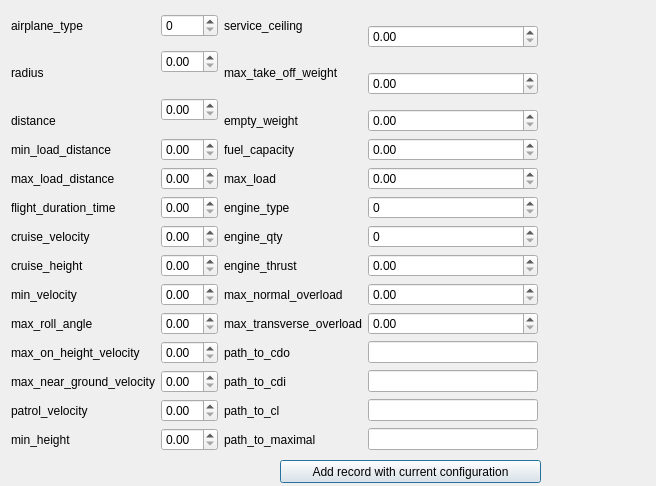
<?xml version="1.0" encoding="UTF-8"?>
<ui version="4.0">
 <class>add_dialog_window</class>
 <widget class="QDialog" name="add_dialog_window">
  <property name="geometry">
   <rect>
    <x>0</x>
    <y>0</y>
    <width>656</width>
    <height>486</height>
   </rect>
  </property>
  <property name="windowTitle">
   <string>Dialog</string>
  </property>
  <widget class="QWidget" name="layoutWidget">
   <property name="geometry">
    <rect>
     <x>11</x>
     <y>14</y>
     <width>527</width>
     <height>437</height>
    </rect>
   </property>
   <layout class="QGridLayout" name="gridLayout">
    <item row="0" column="1">
     <widget class="QSpinBox" name="airplane_type_"/>
    </item>
    <item row="0" column="2">
     <widget class="QLabel" name="label_15">
      <property name="text">
       <string>service_ceiling</string>
      </property>
     </widget>
    </item>
    <item row="0" column="3" rowspan="2">
     <widget class="QDoubleSpinBox" name="service_ceiling_"/>
    </item>
    <item row="1" column="1" rowspan="2">
     <widget class="QDoubleSpinBox" name="radius_"/>
    </item>
    <item row="2" column="0">
     <widget class="QLabel" name="label_2">
      <property name="text">
       <string>radius</string>
      </property>
     </widget>
    </item>
    <item row="2" column="2">
     <widget class="QLabel" name="label_16">
      <property name="text">
       <string>max_take_off_weight</string>
      </property>
     </widget>
    </item>
    <item row="2" column="3" rowspan="2">
     <widget class="QDoubleSpinBox" name="max_take_off_weight_"/>
    </item>
    <item row="3" column="1" rowspan="2">
     <widget class="QDoubleSpinBox" name="distance_"/>
    </item>
    <item row="4" column="0">
     <widget class="QLabel" name="label_3">
      <property name="text">
       <string>distance</string>
      </property>
     </widget>
    </item>
    <item row="4" column="2">
     <widget class="QLabel" name="label_17">
      <property name="text">
       <string>empty_weight </string>
      </property>
     </widget>
    </item>
    <item row="4" column="3">
     <widget class="QDoubleSpinBox" name="empty_weight_"/>
    </item>
    <item row="5" column="0">
     <widget class="QLabel" name="label_4">
      <property name="text">
       <string>min_load_distance</string>
      </property>
     </widget>
    </item>
    <item row="5" column="1">
     <widget class="QDoubleSpinBox" name="min_load_distance_"/>
    </item>
    <item row="5" column="2">
     <widget class="QLabel" name="label_18">
      <property name="text">
       <string>fuel_capacity</string>
      </property>
     </widget>
    </item>
    <item row="5" column="3">
     <widget class="QDoubleSpinBox" name="fuel_capacity_"/>
    </item>
    <item row="6" column="0">
     <widget class="QLabel" name="label_5">
      <property name="text">
       <string>max_load_distance</string>
      </property>
     </widget>
    </item>
    <item row="6" column="1">
     <widget class="QDoubleSpinBox" name="max_load_distance_"/>
    </item>
    <item row="6" column="2">
     <widget class="QLabel" name="label_19">
      <property name="text">
       <string>max_load </string>
      </property>
     </widget>
    </item>
    <item row="6" column="3">
     <widget class="QDoubleSpinBox" name="max_load_"/>
    </item>
    <item row="7" column="0">
     <widget class="QLabel" name="label_6">
      <property name="text">
       <string>flight_duration_time</string>
      </property>
     </widget>
    </item>
    <item row="7" column="1">
     <widget class="QDoubleSpinBox" name="flight_duration_time_"/>
    </item>
    <item row="7" column="2">
     <widget class="QLabel" name="label_20">
      <property name="text">
       <string>engine_type</string>
      </property>
     </widget>
    </item>
    <item row="7" column="3">
     <widget class="QSpinBox" name="engine_type_"/>
    </item>
    <item row="8" column="0">
     <widget class="QLabel" name="label_7">
      <property name="text">
       <string>cruise_velocity</string>
      </property>
     </widget>
    </item>
    <item row="8" column="1">
     <widget class="QDoubleSpinBox" name="cruise_velocity_"/>
    </item>
    <item row="8" column="2">
     <widget class="QLabel" name="label_21">
      <property name="text">
       <string>engine_qty</string>
      </property>
     </widget>
    </item>
    <item row="8" column="3">
     <widget class="QSpinBox" name="engine_qty_"/>
    </item>
    <item row="9" column="0">
     <widget class="QLabel" name="label_8">
      <property name="text">
       <string>cruise_height</string>
      </property>
     </widget>
    </item>
    <item row="9" column="1">
     <widget class="QDoubleSpinBox" name="cruise_height_"/>
    </item>
    <item row="9" column="2">
     <widget class="QLabel" name="label_22">
      <property name="text">
       <string>engine_thrust</string>
      </property>
     </widget>
    </item>
    <item row="9" column="3">
     <widget class="QDoubleSpinBox" name="engine_thrust_"/>
    </item>
    <item row="10" column="0">
     <widget class="QLabel" name="label_9">
      <property name="text">
       <string>min_velocity</string>
      </property>
     </widget>
    </item>
    <item row="10" column="1">
     <widget class="QDoubleSpinBox" name="min_velocity_"/>
    </item>
    <item row="10" column="2">
     <widget class="QLabel" name="label_23">
      <property name="text">
       <string>max_normal_overload</string>
      </property>
     </widget>
    </item>
    <item row="10" column="3">
     <widget class="QDoubleSpinBox" name="max_normal_overload_"/>
    </item>
    <item row="11" column="0">
     <widget class="QLabel" name="label_10">
      <property name="text">
       <string>max_roll_angle</string>
      </property>
     </widget>
    </item>
    <item row="11" column="1">
     <widget class="QDoubleSpinBox" name="max_roll_angle_"/>
    </item>
    <item row="11" column="2">
     <widget class="QLabel" name="label_24">
      <property name="text">
       <string>max_transverse_overload</string>
      </property>
     </widget>
    </item>
    <item row="11" column="3">
     <widget class="QDoubleSpinBox" name="max_transverse_overload_"/>
    </item>
    <item row="12" column="0">
     <widget class="QLabel" name="label_11">
      <property name="text">
       <string>max_on_height_velocity</string>
      </property>
     </widget>
    </item>
    <item row="12" column="1">
     <widget class="QDoubleSpinBox" name="max_on_height_velocity_"/>
    </item>
    <item row="12" column="2">
     <widget class="QLabel" name="label_25">
      <property name="text">
       <string>path_to_cdo</string>
      </property>
     </widget>
    </item>
    <item row="12" column="3">
     <widget class="QLineEdit" name="path_to_cdo_">
      <property name="text">
       <string/>
      </property>
     </widget>
    </item>
    <item row="13" column="0">
     <widget class="QLabel" name="label_12">
      <property name="text">
       <string>max_near_ground_velocity</string>
      </property>
     </widget>
    </item>
    <item row="13" column="1">
     <widget class="QDoubleSpinBox" name="max_near_ground_velocity_"/>
    </item>
    <item row="13" column="2">
     <widget class="QLabel" name="label_26">
      <property name="text">
       <string>path_to_cdi</string>
      </property>
     </widget>
    </item>
    <item row="13" column="3">
     <widget class="QLineEdit" name="path_to_cdi_">
      <property name="text">
       <string/>
      </property>
     </widget>
    </item>
    <item row="14" column="0">
     <widget class="QLabel" name="label_13">
      <property name="text">
       <string>patrol_velocity </string>
      </property>
     </widget>
    </item>
    <item row="14" column="1">
     <widget class="QDoubleSpinBox" name="patrol_velocity_"/>
    </item>
    <item row="14" column="2">
     <widget class="QLabel" name="label_27">
      <property name="text">
       <string>path_to_cl </string>
      </property>
     </widget>
    </item>
    <item row="14" column="3">
     <widget class="QLineEdit" name="path_to_ci_">
      <property name="text">
       <string/>
      </property>
     </widget>
    </item>
    <item row="15" column="0">
     <widget class="QLabel" name="label_14">
      <property name="text">
       <string>min_height</string>
      </property>
     </widget>
    </item>
    <item row="15" column="1">
     <widget class="QDoubleSpinBox" name="min_height_"/>
    </item>
    <item row="15" column="2">
     <widget class="QLabel" name="label_28">
      <property name="text">
       <string>path_to_maximal</string>
      </property>
     </widget>
    </item>
    <item row="15" column="3">
     <widget class="QLineEdit" name="path_to_maximal_">
      <property name="text">
       <string/>
      </property>
     </widget>
    </item>
    <item row="0" column="0">
     <widget class="QLabel" name="label">
      <property name="text">
       <string>airplane_type</string>
      </property>
     </widget>
    </item>
   </layout>
  </widget>
  <widget class="QPushButton" name="pushButton">
   <property name="geometry">
    <rect>
     <x>280</x>
     <y>460</y>
     <width>261</width>
     <height>23</height>
    </rect>
   </property>
   <property name="text">
    <string>Add record with current configuration</string>
   </property>
  </widget>
 </widget>
 <resources/>
 <connections>
  <connection>
   <sender>service_ceiling_</sender>
   <signal>valueChanged(double)</signal>
   <receiver>add_dialog_window</receiver>
   <slot>set_service_ceiling()</slot>
   <hints>
    <hint type="sourcelabel">
     <x>479</x>
     <y>28</y>
    </hint>
    <hint type="destinationlabel">
     <x>561</x>
     <y>28</y>
    </hint>
   </hints>
  </connection>
  <connection>
   <sender>max_take_off_weight_</sender>
   <signal>valueChanged(double)</signal>
   <receiver>add_dialog_window</receiver>
   <slot>set_max_take_off_weight()</slot>
   <hints>
    <hint type="sourcelabel">
     <x>484</x>
     <y>70</y>
    </hint>
    <hint type="destinationlabel">
     <x>564</x>
     <y>63</y>
    </hint>
   </hints>
  </connection>
  <connection>
   <sender>empty_weight_</sender>
   <signal>valueChanged(double)</signal>
   <receiver>add_dialog_window</receiver>
   <slot>set_empty_weight()</slot>
   <hints>
    <hint type="sourcelabel">
     <x>504</x>
     <y>97</y>
    </hint>
    <hint type="destinationlabel">
     <x>565</x>
     <y>92</y>
    </hint>
   </hints>
  </connection>
  <connection>
   <sender>fuel_capacity_</sender>
   <signal>valueChanged(double)</signal>
   <receiver>add_dialog_window</receiver>
   <slot>set_fuel_capicity()</slot>
   <hints>
    <hint type="sourcelabel">
     <x>507</x>
     <y>128</y>
    </hint>
    <hint type="destinationlabel">
     <x>566</x>
     <y>120</y>
    </hint>
   </hints>
  </connection>
  <connection>
   <sender>max_load_</sender>
   <signal>valueChanged(double)</signal>
   <receiver>add_dialog_window</receiver>
   <slot>set_max_load()</slot>
   <hints>
    <hint type="sourcelabel">
     <x>509</x>
     <y>157</y>
    </hint>
    <hint type="destinationlabel">
     <x>567</x>
     <y>147</y>
    </hint>
   </hints>
  </connection>
  <connection>
   <sender>engine_type_</sender>
   <signal>valueChanged(int)</signal>
   <receiver>add_dialog_window</receiver>
   <slot>set_engine_type()</slot>
   <hints>
    <hint type="sourcelabel">
     <x>509</x>
     <y>196</y>
    </hint>
    <hint type="destinationlabel">
     <x>567</x>
     <y>176</y>
    </hint>
   </hints>
  </connection>
  <connection>
   <sender>engine_qty_</sender>
   <signal>valueChanged(int)</signal>
   <receiver>add_dialog_window</receiver>
   <slot>set_engine_qty()</slot>
   <hints>
    <hint type="sourcelabel">
     <x>504</x>
     <y>221</y>
    </hint>
    <hint type="destinationlabel">
     <x>567</x>
     <y>212</y>
    </hint>
   </hints>
  </connection>
  <connection>
   <sender>engine_thrust_</sender>
   <signal>valueChanged(double)</signal>
   <receiver>add_dialog_window</receiver>
   <slot>set_engine_thrust()</slot>
   <hints>
    <hint type="sourcelabel">
     <x>498</x>
     <y>246</y>
    </hint>
    <hint type="destinationlabel">
     <x>567</x>
     <y>242</y>
    </hint>
   </hints>
  </connection>
  <connection>
   <sender>max_normal_overload_</sender>
   <signal>valueChanged(double)</signal>
   <receiver>add_dialog_window</receiver>
   <slot>set_max_normal_overload()</slot>
   <hints>
    <hint type="sourcelabel">
     <x>528</x>
     <y>277</y>
    </hint>
    <hint type="destinationlabel">
     <x>567</x>
     <y>273</y>
    </hint>
   </hints>
  </connection>
  <connection>
   <sender>max_transverse_overload_</sender>
   <signal>valueChanged(double)</signal>
   <receiver>add_dialog_window</receiver>
   <slot>set_max_transverse_overload()</slot>
   <hints>
    <hint type="sourcelabel">
     <x>472</x>
     <y>313</y>
    </hint>
    <hint type="destinationlabel">
     <x>567</x>
     <y>299</y>
    </hint>
   </hints>
  </connection>
  <connection>
   <sender>path_to_cdo_</sender>
   <signal>textChanged(QString)</signal>
   <receiver>add_dialog_window</receiver>
   <slot>set_path_to_cdo()</slot>
   <hints>
    <hint type="sourcelabel">
     <x>445</x>
     <y>336</y>
    </hint>
    <hint type="destinationlabel">
     <x>569</x>
     <y>326</y>
    </hint>
   </hints>
  </connection>
  <connection>
   <sender>path_to_cdi_</sender>
   <signal>textChanged(QString)</signal>
   <receiver>add_dialog_window</receiver>
   <slot>set_path_to_cdi()</slot>
   <hints>
    <hint type="sourcelabel">
     <x>483</x>
     <y>376</y>
    </hint>
    <hint type="destinationlabel">
     <x>569</x>
     <y>361</y>
    </hint>
   </hints>
  </connection>
  <connection>
   <sender>path_to_ci_</sender>
   <signal>textChanged(QString)</signal>
   <receiver>add_dialog_window</receiver>
   <slot>set_path_to_ci()</slot>
   <hints>
    <hint type="sourcelabel">
     <x>500</x>
     <y>407</y>
    </hint>
    <hint type="destinationlabel">
     <x>571</x>
     <y>389</y>
    </hint>
   </hints>
  </connection>
  <connection>
   <sender>path_to_maximal_</sender>
   <signal>textChanged(QString)</signal>
   <receiver>add_dialog_window</receiver>
   <slot>set_path_to_maximal()</slot>
   <hints>
    <hint type="sourcelabel">
     <x>505</x>
     <y>436</y>
    </hint>
    <hint type="destinationlabel">
     <x>570</x>
     <y>419</y>
    </hint>
   </hints>
  </connection>
  <connection>
   <sender>airplane_type_</sender>
   <signal>valueChanged(int)</signal>
   <receiver>add_dialog_window</receiver>
   <slot>set_airplane_type()</slot>
   <hints>
    <hint type="sourcelabel">
     <x>205</x>
     <y>22</y>
    </hint>
    <hint type="destinationlabel">
     <x>592</x>
     <y>46</y>
    </hint>
   </hints>
  </connection>
  <connection>
   <sender>radius_</sender>
   <signal>valueChanged(double)</signal>
   <receiver>add_dialog_window</receiver>
   <slot>set_radius()</slot>
   <hints>
    <hint type="sourcelabel">
     <x>205</x>
     <y>58</y>
    </hint>
    <hint type="destinationlabel">
     <x>593</x>
     <y>79</y>
    </hint>
   </hints>
  </connection>
  <connection>
   <sender>distance_</sender>
   <signal>valueChanged(double)</signal>
   <receiver>add_dialog_window</receiver>
   <slot>set_distance()</slot>
   <hints>
    <hint type="sourcelabel">
     <x>213</x>
     <y>90</y>
    </hint>
    <hint type="destinationlabel">
     <x>601</x>
     <y>106</y>
    </hint>
   </hints>
  </connection>
  <connection>
   <sender>min_load_distance_</sender>
   <signal>valueChanged(double)</signal>
   <receiver>add_dialog_window</receiver>
   <slot>set_min_load_distance()</slot>
   <hints>
    <hint type="sourcelabel">
     <x>204</x>
     <y>135</y>
    </hint>
    <hint type="destinationlabel">
     <x>594</x>
     <y>136</y>
    </hint>
   </hints>
  </connection>
  <connection>
   <sender>max_load_distance_</sender>
   <signal>valueChanged(double)</signal>
   <receiver>add_dialog_window</receiver>
   <slot>set_max_load_distance()</slot>
   <hints>
    <hint type="sourcelabel">
     <x>203</x>
     <y>161</y>
    </hint>
    <hint type="destinationlabel">
     <x>596</x>
     <y>162</y>
    </hint>
   </hints>
  </connection>
  <connection>
   <sender>flight_duration_time_</sender>
   <signal>valueChanged(double)</signal>
   <receiver>add_dialog_window</receiver>
   <slot>set_flight_duration_time()</slot>
   <hints>
    <hint type="sourcelabel">
     <x>216</x>
     <y>196</y>
    </hint>
    <hint type="destinationlabel">
     <x>597</x>
     <y>196</y>
    </hint>
   </hints>
  </connection>
  <connection>
   <sender>cruise_velocity_</sender>
   <signal>valueChanged(double)</signal>
   <receiver>add_dialog_window</receiver>
   <slot>set_cruise_velocity()</slot>
   <hints>
    <hint type="sourcelabel">
     <x>230</x>
     <y>222</y>
    </hint>
    <hint type="destinationlabel">
     <x>607</x>
     <y>228</y>
    </hint>
   </hints>
  </connection>
  <connection>
   <sender>cruise_height_</sender>
   <signal>valueChanged(double)</signal>
   <receiver>add_dialog_window</receiver>
   <slot>set_cruise_velocity()</slot>
   <hints>
    <hint type="sourcelabel">
     <x>217</x>
     <y>257</y>
    </hint>
    <hint type="destinationlabel">
     <x>611</x>
     <y>255</y>
    </hint>
   </hints>
  </connection>
  <connection>
   <sender>min_velocity_</sender>
   <signal>valueChanged(double)</signal>
   <receiver>add_dialog_window</receiver>
   <slot>set_min_velocity()</slot>
   <hints>
    <hint type="sourcelabel">
     <x>202</x>
     <y>282</y>
    </hint>
    <hint type="destinationlabel">
     <x>610</x>
     <y>286</y>
    </hint>
   </hints>
  </connection>
  <connection>
   <sender>max_roll_angle_</sender>
   <signal>valueChanged(double)</signal>
   <receiver>add_dialog_window</receiver>
   <slot>set_max_roll_angle()</slot>
   <hints>
    <hint type="sourcelabel">
     <x>224</x>
     <y>309</y>
    </hint>
    <hint type="destinationlabel">
     <x>614</x>
     <y>313</y>
    </hint>
   </hints>
  </connection>
  <connection>
   <sender>max_on_height_velocity_</sender>
   <signal>valueChanged(double)</signal>
   <receiver>add_dialog_window</receiver>
   <slot>set_max_on_height_velocity()</slot>
   <hints>
    <hint type="sourcelabel">
     <x>224</x>
     <y>346</y>
    </hint>
    <hint type="destinationlabel">
     <x>603</x>
     <y>341</y>
    </hint>
   </hints>
  </connection>
  <connection>
   <sender>max_near_ground_velocity_</sender>
   <signal>valueChanged(double)</signal>
   <receiver>add_dialog_window</receiver>
   <slot>set_max_near_ground_velocity()</slot>
   <hints>
    <hint type="sourcelabel">
     <x>232</x>
     <y>368</y>
    </hint>
    <hint type="destinationlabel">
     <x>614</x>
     <y>374</y>
    </hint>
   </hints>
  </connection>
  <connection>
   <sender>patrol_velocity_</sender>
   <signal>valueChanged(double)</signal>
   <receiver>add_dialog_window</receiver>
   <slot>set_patrol_velocity()</slot>
   <hints>
    <hint type="sourcelabel">
     <x>240</x>
     <y>397</y>
    </hint>
    <hint type="destinationlabel">
     <x>616</x>
     <y>403</y>
    </hint>
   </hints>
  </connection>
  <connection>
   <sender>min_height_</sender>
   <signal>valueChanged(double)</signal>
   <receiver>add_dialog_window</receiver>
   <slot>set_min_height()</slot>
   <hints>
    <hint type="sourcelabel">
     <x>210</x>
     <y>427</y>
    </hint>
    <hint type="destinationlabel">
     <x>609</x>
     <y>436</y>
    </hint>
   </hints>
  </connection>
  <connection>
   <sender>pushButton</sender>
   <signal>clicked()</signal>
   <receiver>add_dialog_window</receiver>
   <slot>add_new_record()</slot>
   <hints>
    <hint type="sourcelabel">
     <x>350</x>
     <y>469</y>
    </hint>
    <hint type="destinationlabel">
     <x>214</x>
     <y>461</y>
    </hint>
   </hints>
  </connection>
 </connections>
 <slots>
  <slot>set_airplane_type()</slot>
  <slot>set_radius()</slot>
  <slot>set_distance()</slot>
  <slot>set_min_load_distance()</slot>
  <slot>set_max_load_distance()</slot>
  <slot>set_flight_duration_time()</slot>
  <slot>set_cruise_velocity()</slot>
  <slot>set_cruise_height()</slot>
  <slot>set_min_velocity()</slot>
  <slot>set_max_roll_angle()</slot>
  <slot>set_max_on_height_velocity()</slot>
  <slot>set_max_near_ground_velocity()</slot>
  <slot>set_patrol_velocity()</slot>
  <slot>set_min_height()</slot>
  <slot>set_service_ceiling()</slot>
  <slot>set_max_take_off_weight()</slot>
  <slot>set_empty_weight()</slot>
  <slot>set_fuel_capicity()</slot>
  <slot>set_max_load()</slot>
  <slot>set_engine_type()</slot>
  <slot>set_max_transverse_overload()</slot>
  <slot>set_path_to_cdo()</slot>
  <slot>set_path_to_cdi()</slot>
  <slot>set_path_to_ci()</slot>
  <slot>set_path_to_maximal()</slot>
  <slot>set_engine_thrust()</slot>
  <slot>set_engine_qty()</slot>
  <slot>set_max_normal_overload()</slot>
  <slot>add_new_record()</slot>
 </slots>
</ui>
